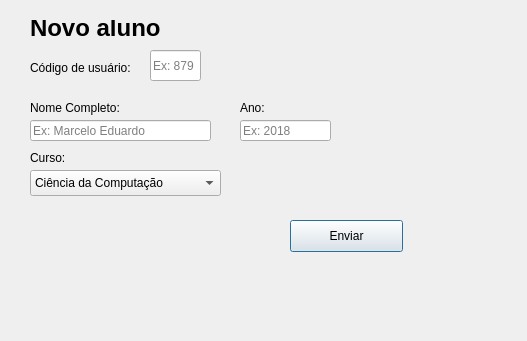
<?xml version="1.0" encoding="UTF-8"?>
<ui version="4.0">
 <class>CadastroAluno</class>
 <widget class="QDialog" name="CadastroAluno">
  <property name="geometry">
   <rect>
    <x>0</x>
    <y>0</y>
    <width>527</width>
    <height>341</height>
   </rect>
  </property>
  <property name="windowTitle">
   <string>Cadastro de Aluno</string>
  </property>
  <widget class="QLabel" name="novoAlunoText">
   <property name="enabled">
    <bool>true</bool>
   </property>
   <property name="geometry">
    <rect>
     <x>30</x>
     <y>20</y>
     <width>211</width>
     <height>16</height>
    </rect>
   </property>
   <property name="font">
    <font>
     <pointsize>18</pointsize>
     <weight>75</weight>
     <bold>true</bold>
    </font>
   </property>
   <property name="text">
    <string>Novo aluno</string>
   </property>
   <property name="textFormat">
    <enum>Qt::AutoText</enum>
   </property>
  </widget>
  <widget class="QLabel" name="codUsuarioText">
   <property name="geometry">
    <rect>
     <x>30</x>
     <y>60</y>
     <width>121</width>
     <height>16</height>
    </rect>
   </property>
   <property name="text">
    <string>Código de usuário:</string>
   </property>
  </widget>
  <widget class="QLineEdit" name="codUsuarioInput">
   <property name="geometry">
    <rect>
     <x>150</x>
     <y>50</y>
     <width>51</width>
     <height>31</height>
    </rect>
   </property>
   <property name="placeholderText">
    <string>Ex: 879</string>
   </property>
  </widget>
  <widget class="QLabel" name="nomeUsuarioText">
   <property name="geometry">
    <rect>
     <x>30</x>
     <y>100</y>
     <width>121</width>
     <height>16</height>
    </rect>
   </property>
   <property name="text">
    <string>Nome Completo:</string>
   </property>
  </widget>
  <widget class="QLineEdit" name="nomeUsuarioInput">
   <property name="geometry">
    <rect>
     <x>30</x>
     <y>120</y>
     <width>181</width>
     <height>21</height>
    </rect>
   </property>
   <property name="placeholderText">
    <string>Ex: Marcelo Eduardo</string>
   </property>
  </widget>
  <widget class="QLabel" name="cursoText">
   <property name="geometry">
    <rect>
     <x>30</x>
     <y>150</y>
     <width>121</width>
     <height>16</height>
    </rect>
   </property>
   <property name="text">
    <string>Curso:</string>
   </property>
  </widget>
  <widget class="QComboBox" name="cursoListBox">
   <property name="geometry">
    <rect>
     <x>30</x>
     <y>170</y>
     <width>191</width>
     <height>26</height>
    </rect>
   </property>
   <item>
    <property name="text">
     <string>Ciência da Computação</string>
    </property>
   </item>
   <item>
    <property name="text">
     <string>Engenharia Cartográfica</string>
    </property>
   </item>
   <item>
    <property name="text">
     <string>Geografia</string>
    </property>
   </item>
   <item>
    <property name="text">
     <string>Física</string>
    </property>
   </item>
   <item>
    <property name="text">
     <string>Química</string>
    </property>
   </item>
   <item>
    <property name="text">
     <string>Arquitetura e Urbanismo</string>
    </property>
   </item>
   <item>
    <property name="text">
     <string>Ed. Física</string>
    </property>
   </item>
   <item>
    <property name="text">
     <string>Fisioterapia</string>
    </property>
   </item>
   <item>
    <property name="text">
     <string>Matemática</string>
    </property>
   </item>
  </widget>
  <widget class="QLabel" name="anoText">
   <property name="geometry">
    <rect>
     <x>240</x>
     <y>100</y>
     <width>121</width>
     <height>16</height>
    </rect>
   </property>
   <property name="text">
    <string>Ano:</string>
   </property>
  </widget>
  <widget class="QLineEdit" name="anoInput">
   <property name="geometry">
    <rect>
     <x>240</x>
     <y>120</y>
     <width>91</width>
     <height>21</height>
    </rect>
   </property>
   <property name="text">
    <string/>
   </property>
   <property name="placeholderText">
    <string>Ex: 2018</string>
   </property>
  </widget>
  <widget class="QPushButton" name="botaoEnviar">
   <property name="geometry">
    <rect>
     <x>290</x>
     <y>220</y>
     <width>113</width>
     <height>32</height>
    </rect>
   </property>
   <property name="text">
    <string>Enviar</string>
   </property>
  </widget>
 </widget>
 <resources/>
 <connections/>
</ui>
